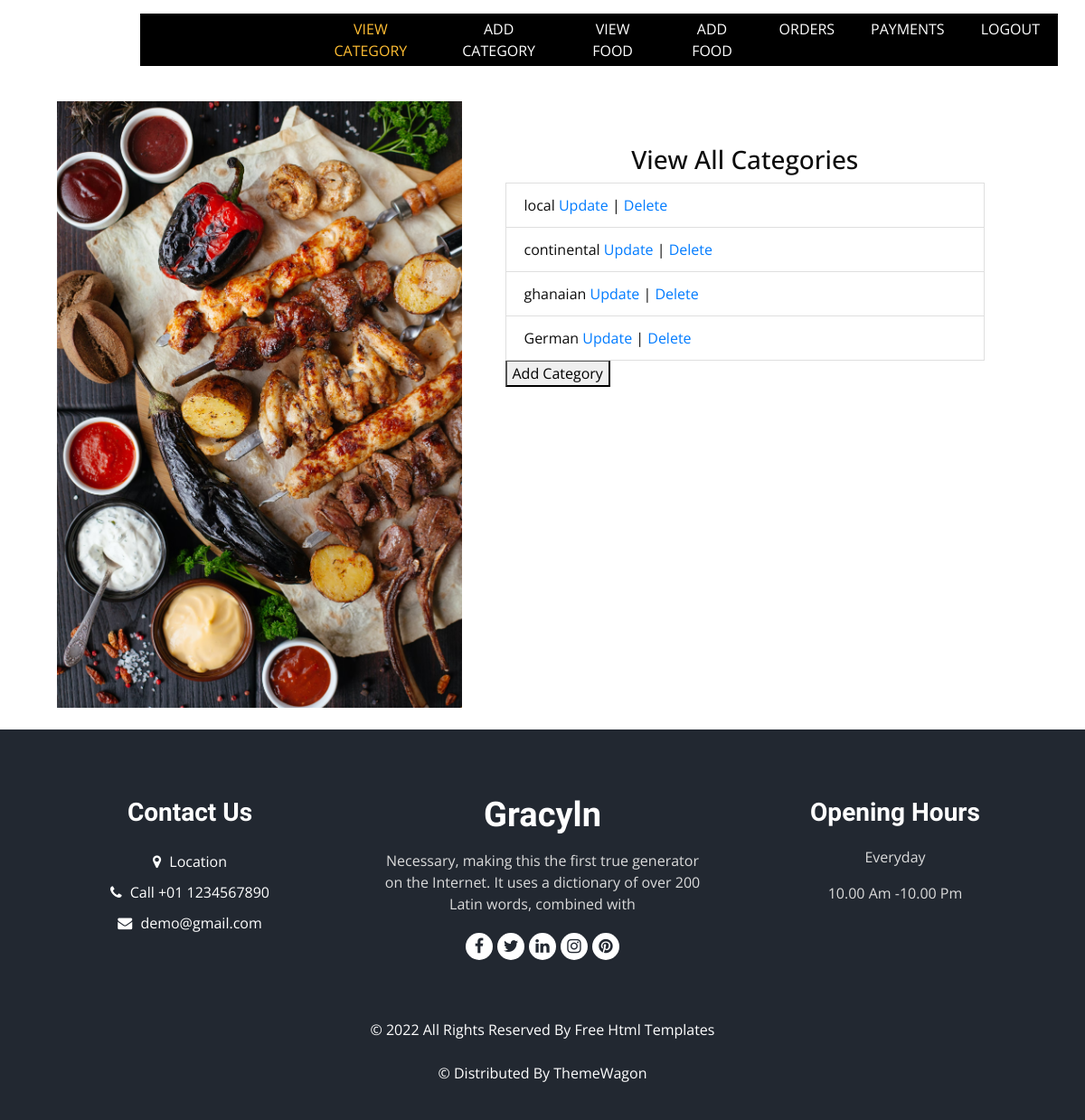
The app's page /Admin/view_category.php (signed in), older data.
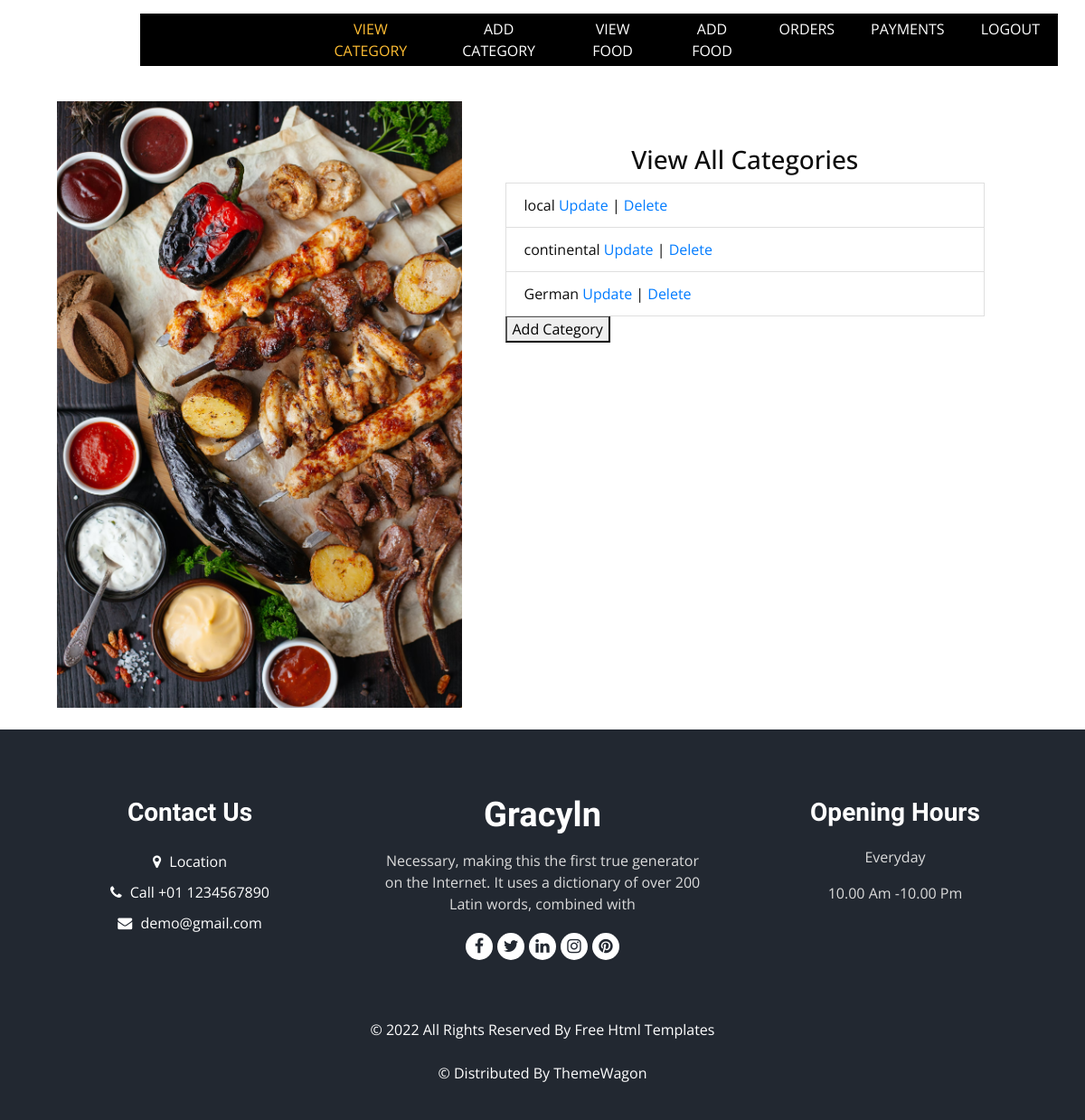
The same page, newer data.
### tables this page shows
CREATE TABLE `categories` (
  `cat_id` int(11) NOT NULL,
  `cat_name` varchar(100) NOT NULL
);

### settings/db_class.php (called while the page is built, shortened)
<?php
class Connection{
	public $db = null;
	public $results = null;
	function connection(){
		$this->db = mysqli_connect(SERVER, USERNAME, PASSWD, DATABASE);
		return true;
	}
	function query($query){
		$this->results = mysqli_query($this->db, $query);
		return true;
	}
	function fetch($query){
		if($this->query($query)) {
			return mysqli_fetch_all($this->results, MYSQLI_ASSOC);
		}
		return false;
	}
}
?>

### controllers/product_controller.php (called while the page is built, shortened)
<?php
include_once(dirname(__FILE__)).'/../classes/product_class.php';
function select_all_categories_controller(){
    $category_instance = new product_class();
    return $category_instance->select_all_categories();
}
?>

### classes/product_class.php (called while the page is built, shortened)
<?php
include_once(dirname(__FILE__)).'/../settings/db_class.php';
class product_class extends Connection{
    function select_all_categories(){
		return $this->fetch("select * from categories");
	}
}
?>

### actions/add_category.php (called while the page is built, shortened)
<?php
require_once"../controllers/product_controller.php";
$categories = select_all_categories_controller();
?>

### Admin/view_category.php (the view, shortened to what the changed rows need)
<?php
include("../actions/add_category.php");
?>
<!DOCTYPE html>
<html>
<head>
<link rel="stylesheet" type="text/css" href="../css/bootstrap.css" />
<link rel="stylesheet" type="text/css" href="https://cdnjs.cloudflare.com/ajax/libs/OwlCarousel2/2.3.4/assets/owl.carousel.min.css" />
<link rel="stylesheet" href="https://cdnjs.cloudflare.com/ajax/libs/jquery-nice-select/1.1.0/css/nice-select.min.css" />
<link href="../css/font-awesome.min.css" rel="stylesheet" />
<link href="../css/style.css" rel="stylesheet" />
<link href="../css/responsive.css" rel="stylesheet" />
</head>
<section class="Form my-4 mx-5">
      <div class="container">
        <div class="row no-gutters">
          <div class="col-lg-7 px-5 pt-5">
        <?php
        echo "<h3 class='text-center' id='title'>View All Categories</h3>";
        if (!empty($categories)){
          foreach($categories as $cat){
            echo "<li class='list-group-item'>". $cat['cat_name'] ." <a class='btn0' href='../Actions/update_category.php?cid={$cat['cat_id']}&cname={$cat['cat_name']}'>Update</a> | <a class='btn0' href='../actions/delete_category.php?cid={$cat['cat_id']}'>Delete</a> </li>";
          }
        }
      ?>
      <a href="./category.php"><button type="submit" name="addcatbtn" id="addcatbtn">Add Category</button></a>
        </div>
      </div>
    </section>
</body>
</html>

Row changes from the older to the newer data that the page shows:
removed categories: cat_name "ghanaian"
